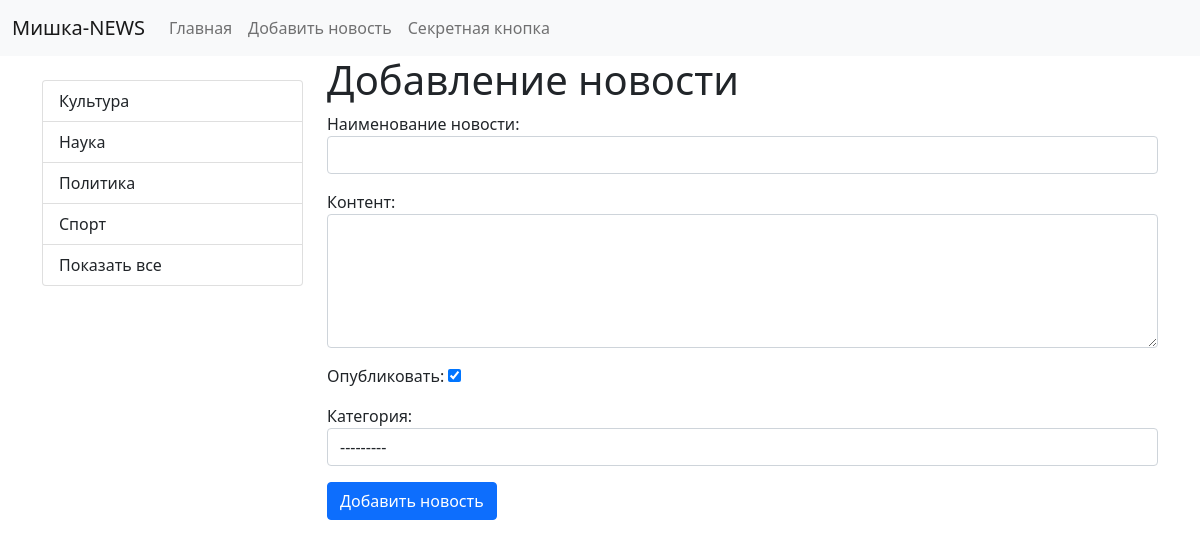
The page /news/news/add_news/ on the database its author committed.
### news/models.py (models this page shows)
class CategoryDB(models.Model):
    title = models.CharField(max_length=150, db_index=True, verbose_name='Наименование категории')     # db_index=True - Если True, для этого поля будет создан индекс базы данных, т.е. поле индексируется, что делает его более быстрым для поиска
    def get_absolute_url(self):
        return reverse('category', kwargs={'category_id': self.pk})
    def __str__(self):
        return self.title
    class Meta:
        verbose_name = 'Категория'
        verbose_name_plural = 'Категории'
        ordering = ['title']

### news/views.py (the view)
# urls.py: path('news/add_news/', add_news, name='add_news'),
def add_news(request):
    if request.method == 'POST':
        form = AddNewsForm(request.POST)    # связываем форму с данными
        if form.is_valid():     # проверяем, прошла ли форма валидацию
            form.save()
            return redirect('home')    # подключаемая функция, после всех действий, переводит на указанную страницу
    else:
        form = AddNewsForm()
    cont = {
        'title': 'Добавление новости',
        'form': form
    }
    return render(request, 'news/add_news.html', cont)

### news/forms.py (shortened to what this page needs)
class AddNewsForm(forms.ModelForm):
    class Meta:     # подкласс, в котором и будет описание, как должна выглядеть наша форма
        model = NewsDB      # указываем, с какой моделью будет связанна наша форма
        '''здесь мы перечисляем поля модели, которые хотим видеть в нашей форме:'''
        fields = ['title', 'content', 'is_published', 'category']
        widgets = {     # устанавливаем параметры на вывод полей формы
            'title': forms.TextInput(attrs={'class': 'form-control'}),
            'content': forms.Textarea(attrs={'class': 'form-control', 'rows': 5}),
            'category': forms.Select(attrs={'class': 'form-control'})
        }

### news/templatetags/news_tags.py (called while the page is built)
@register.inclusion_tag('news/_list_categories.html')
def show_categories():
    categories = CategoryDB.objects.all()
    return {'categories': categories}

### news/templates/news/add_news.html (shortened to what this page needs)
{% extends 'base.html' %}
{% block sidebar %}
{% include 'inc/_sidebar.html' %}
{% endblock %}
{% block content %}
<h1>{{ title }}</h1>
<form action="{% url 'add_news' %}" method="post">
    {{ form.as_p }}
    <button type="submit" class="btn btn-primary btn-block">Добавить новость</button>
</form>
{% endblock %}

### news/templates/news/_list_categories.html
<div class="list-group">
    {% for item in categories %}
    <a href="{{ item.get_absolute_url }}" class="list-group-item list-group-item-action">{{ item.title }}</a>
    {% endfor %}
    <a href="{% url 'home' %}" class="list-group-item list-group-item-action">Показать все</a>
</div>

### rows shown on the page
CategoryDB: title "Культура"
CategoryDB: title "Наука"
CategoryDB: title "Политика"
CategoryDB: title "Спорт"

### other values the page prints
{{ title }} "Добавление новости"
